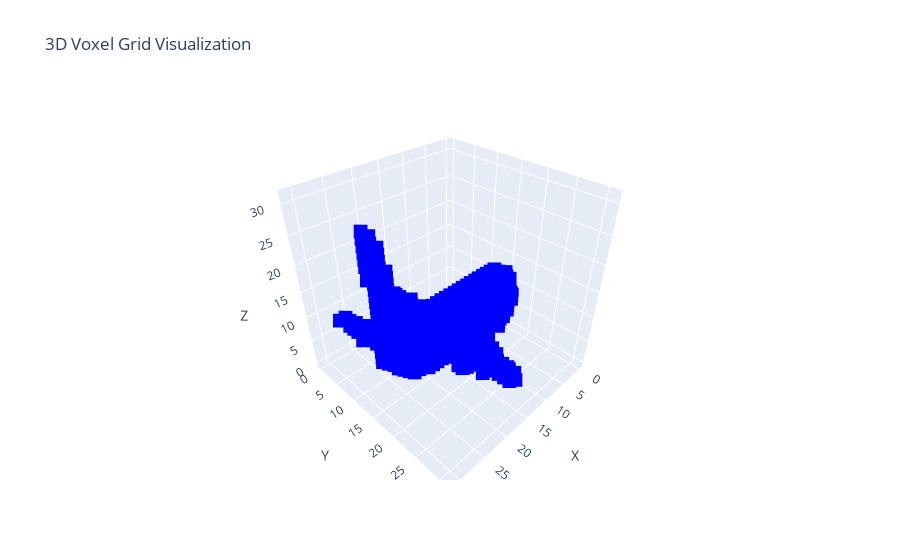

The notebook cell saved with this chart:
### Code cell
import numpy as np
import plotly.graph_objs as go

x, y, z = np.where(grid)
scatter = go.Scatter3d(
    x=x, y=y, z=z,
    mode='markers',
    marker=dict(
        size=5,
        color='blue',
        symbol='square'
    )
)
layout = go.Layout(
    title='3D Voxel Grid Visualization',
    scene=dict(
        xaxis_title='X',
        yaxis_title='Y',
        zaxis_title='Z'
    )
)

fig = go.Figure(data=[scatter], layout=layout)
fig.show()

### Figure 1 — Plotly figure (JSON) as saved in the notebook; plotly's stock layout.template omitted (floating-point values rounded to 4 significant figures; data arrays with more than 128 entries replaced by an {"elided": "..."} marker saying what was removed)
{"data": [{"marker": {"color": "blue", "size": 5, "symbol": "square"}, "mode": "markers", "type": "scatter3d", "x": {"elided": "1181 int values"}, "y": {"elided": "1181 int values"}, "z": {"elided": "1181 int values"}}], "layout": {"scene": {"xaxis": {"title": {"text": "X"}}, "yaxis": {"title": {"text": "Y"}}, "zaxis": {"title": {"text": "Z"}}}, "title": {"text": "3D Voxel Grid Visualization"}}}
